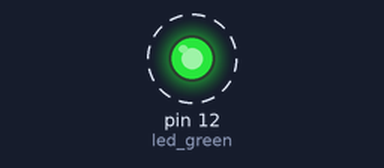
A sketch run on a simulated Arduino Uno, built with avr-gcc and run on an emulated ATmega328P. Parts: output pins drawn as LEDs (lit = HIGH). Dashed ring = blinking.

Above: at 0.2 s.
Timing chart, 0 to 3.0 s (numbered marks = the images above):
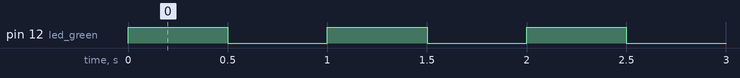

The sketch:

LED_Clignotement.ino
```cpp
#define led_green 12

void setup(){
  //set leds as output
  pinMode(led_green , OUTPUT);

}

void loop(){
  digitalWrite(led_green, HIGH);
  delay(500);
  //wait 500 ms

  digitalWrite(led_green,LOW);
  delay(500);
  //wait 500 ms
}
```

Measured:
- by itself, pin 12 (led_green): alternates HIGH for 0.50 s and LOW for 0.50 s
